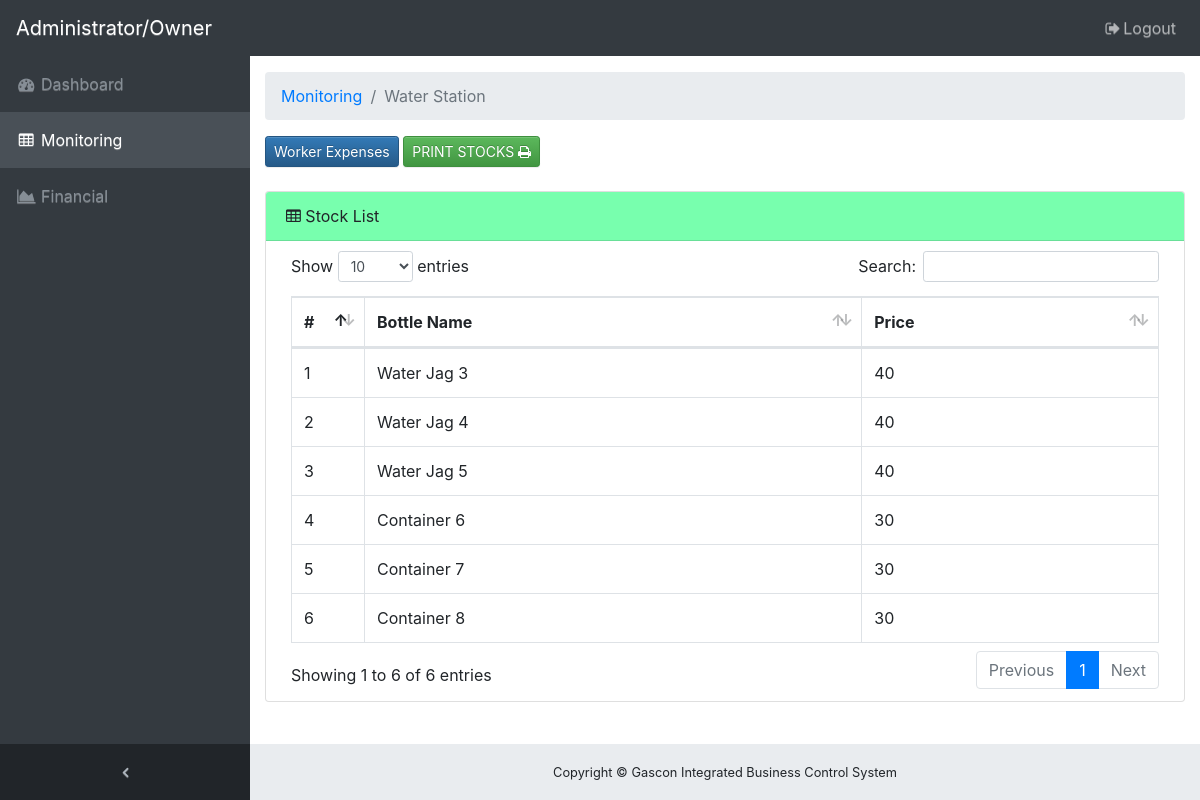
Page /admin_stock_ws.php (signed in) on the committed database.
### tables this page shows
CREATE TABLE `stock_bottle` (
  `s_id` int(11) NOT NULL,
  `bottle_qty` int(11) NOT NULL,
  `bottle_id` int(11) NOT NULL
);

CREATE TABLE `bottle` (
  `id` int(11) NOT NULL,
  `bottle_name` varchar(255) NOT NULL,
  `price` varchar(255) NOT NULL
);

### admin_stock_ws.php (the view, shortened to what this page needs)
<?php
  require_once 'database/connection.php';
  try {
    $stmt = $PDO->prepare("SELECT * FROM stock_bottle WHERE `bottle_qty`=1");
    $stmt->execute();
    $all_stocks = $stmt->fetchAll(PDO::FETCH_ASSOC);
  } catch(PDOException $e) {
    echo $e->getMessage();
  }
?>
<?php require 'includes/header.php'; ?>
  <nav class="navbar navbar-expand-lg navbar-dark bg-dark fixed-top" id="mainNav">
    <a class="navbar-brand" href="index.html">Administrator/Owner</a>
    <div class="collapse navbar-collapse" id="navbarResponsive">
      <ul class="navbar-nav navbar-sidenav" id="exampleAccordion">
        <li class="nav-item" data-toggle="tooltip" data-placement="right" title="Dashboard">
          <a class="nav-link" href="index.php">
            <i class="fa fa-fw fa-dashboard"></i>
            <span class="nav-link-text">Dashboard</span>
          </a>
        </li>
        <li class="nav-item active" data-toggle="tooltip" data-placement="right" title="Monitoring">
          <a class="nav-link" href="monitoring.php">
            <i class="fa fa-fw fa-table"></i>
            <span class="nav-link-text">Monitoring</span>
          </a>
        </li>
        <li class="nav-item" data-toggle="tooltip" data-placement="right" title="Financial">
          <a class="nav-link" href="financial.php">
            <i class="fa fa-fw fa-area-chart"></i>
            <span class="nav-link-text">Financial</span>
          </a>
        </li>
      </ul>
      <ul class="navbar-nav sidenav-toggler">
        <li class="nav-item">
          <a class="nav-link text-center" id="sidenavToggler">
            <i class="fa fa-fw fa-angle-left"></i>
          </a>
        </li>
      </ul>
      <ul class="navbar-nav ml-auto">
        <li class="nav-item">
          <a class="nav-link" href="logout.php">
            <i class="fa fa-fw fa-sign-out"></i>Logout</a>
        </li>
      </ul>
    </div>
  </nav>
  <div class="content-wrapper">
    <div class="container-fluid">
      <ol class="breadcrumb">
        <li class="breadcrumb-item">
          <a href="monitoring.php">Monitoring</a>
        <li class="breadcrumb-item active">Water Station</li>
        </li>
      </ol>
      <div class="row">
        <div class="col-sm-12">
          <a href="admin_expenses_ws.php" class="btn btn-primary btn-sm">Worker Expenses</a>
          <button class="btn btn-success btn-sm" id="stock-report_ws">PRINT STOCKS
              <span class="fa fa-print" aria-hidden="true"></span>
          </button>
          <br></br>
          <div class="card mb-3">
            <div class="card-header" style="background-color: #78ffae;">
              <i class="fa fa-table"></i> Stock List</div>
            <div class="card-body">
              <div class="table-responsive">
                <table class="table table-bordered" id="items" width="100%" cellspacing="0">
                  <thead>
                    <tr>
                      <th style="width:30px;">#</th>
                      <th>Bottle Name</th>
                      <th>Price</th>
                    </tr>
                  </thead>
                  <tbody>
                    <?php $no=1;
                    foreach ($all_stocks as $b): ?>
                    <?php
                      try {
                        $stmt = $PDO->prepare("SELECT * FROM bottle WHERE id = ?");
                        $stmt->bindValue(1, $b['bottle_id'], PDO::PARAM_STR);
                        $stmt->execute();
                        $bottle = $stmt->fetch(PDO::FETCH_ASSOC);
                      } catch(PDOException $e) {
                        echo $e->getMessage();
                      }
                    ?>
                    <tr>
                      <td><?=$no++;?></td>
                      <td><?=$bottle['bottle_name']. " " . $b['s_id'];?></td>
                      <td><?=$bottle['price'];?></td>
                    </tr>
                    <?php endforeach; ?>
                  </tbody>
                </table>
              </div>
            </div>
          </div>
        </div>
      </div>
<?php require 'includes/footer.php'; ?>

### css/sb-admin.css (style rules this page uses)
html { position: relative; min-height: 100%; }
body { overflow-x: hidden; }
body.sticky-footer { margin-bottom: 56px; }
body.sticky-footer .content-wrapper { min-height: calc(100vh - 56px - 56px); }
body.fixed-nav { padding-top: 56px; }
.content-wrapper { min-height: calc(100vh - 56px); padding-top: 1rem; }
#mainNav .navbar-collapse { overflow: auto; max-height: 75vh; }
#mainNav .navbar-collapse .navbar-nav .nav-item .nav-link { cursor: pointer; }
#mainNav .navbar-collapse .sidenav-toggler { display: none; }
@media (min-width: 992px) { #mainNav .navbar-brand { width: 250px; } }
@media (min-width: 992px) { #mainNav .navbar-collapse { overflow: visible; max-height: none; } }
@media (min-width: 992px) { #mainNav .navbar-collapse .navbar-sidenav { position: absolute; top: 0; left: 0; -webkit-flex-direction: column; -ms-flex-direction: column; flex-direction: column; margin-top: 56px; } }
@media (min-width: 992px) { #mainNav .navbar-collapse .navbar-sidenav > .nav-item { width: 250px; padding: 0; } }
@media (min-width: 992px) { #mainNav .navbar-collapse .navbar-sidenav > .nav-item > .nav-link { padding: 1em; } }
#mainNav.fixed-top .sidenav-toggler { display: none; }
@media (min-width: 992px) { #mainNav.fixed-top .navbar-sidenav { height: calc(100vh - 112px); } }
@media (min-width: 992px) { #mainNav.fixed-top .sidenav-toggler { position: absolute; top: 0; left: 0; display: flex; -webkit-flex-direction: column; -ms-flex-direction: column; flex-direction: column; margin-top: calc(100vh - 56px); } }
@media (min-width: 992px) { #mainNav.fixed-top .sidenav-toggler > .nav-item { width: 250px; padding: 0; } }
@media (min-width: 992px) { #mainNav.fixed-top .sidenav-toggler > .nav-item > .nav-link { padding: 1em; } }
#mainNav.fixed-top.navbar-dark .sidenav-toggler { background-color: #212529; }
#mainNav.fixed-top.navbar-dark .sidenav-toggler a i { color: #adb5bd; }
.content-wrapper { overflow-x: hidden; background: white; }
@media (min-width: 992px) { .content-wrapper { margin-left: 250px; } }
#sidenavToggler i { font-weight: 800; }
#mainNav.navbar-dark .navbar-collapse .navbar-sidenav > .nav-item > .nav-link { color: #868e96; }
@media (min-width: 992px) { #mainNav.navbar-dark .navbar-collapse .navbar-sidenav { background: #343a40; } }
@media (min-width: 992px) { #mainNav.navbar-dark .navbar-collapse .navbar-sidenav li.active a { color: white !important; background-color: #495057; } }

### css/style.css (style rules this page uses)
.card-body { padding: 10px; }

### rows in the picture
stock_bottle: bottle.bottle_name "Water Jag", s_id "3", bottle.price "40"
stock_bottle: bottle.bottle_name "Water Jag", s_id "4", bottle.price "40"
stock_bottle: bottle.bottle_name "Water Jag", s_id "5", bottle.price "40"
stock_bottle: bottle.bottle_name "Container", s_id "6", bottle.price "30"
stock_bottle: bottle.bottle_name "Container", s_id "7", bottle.price "30"
stock_bottle: bottle.bottle_name "Container", s_id "8", bottle.price "30"
